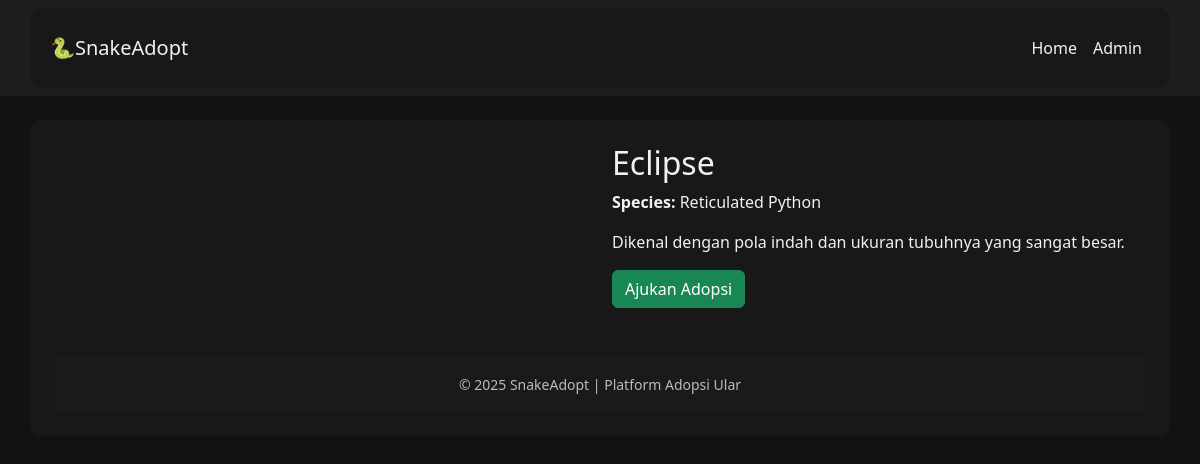
The app's page /snake-adopt/snake_detail.php?id=4 with its own data.
### tables this page shows
CREATE TABLE snakes (
  id INT AUTO_INCREMENT PRIMARY KEY,
  name VARCHAR(100) NOT NULL,
  species VARCHAR(50) NOT NULL,
  age VARCHAR(50),
  gender ENUM('Male','Female','Unknown') DEFAULT 'Unknown',
  description TEXT,
  photo VARCHAR(255),  
  status ENUM('Available','Adopted') DEFAULT 'Available',
  created_at TIMESTAMP DEFAULT CURRENT_TIMESTAMP
);

### snake-adopt/snake_detail.php (the view, shortened to what this page needs)
<?php
require 'config.php';
require 'header.php';
$id = (int)$_GET['id'];
$stmt = $pdo->prepare("SELECT * FROM snakes WHERE id = ?");
$stmt->execute([$id]);
$snake = $stmt->fetch();
?>
<div class="row">
  <div class="col-md-6">
  </div>
  <div class="col-md-6">
    <h2><?=htmlspecialchars($snake
  ['name'])?></h2>
    <p><strong>Species:</strong> <?=htmlspecialchars($snake
  ['species'])?></p>
    <p><?=nl2br(htmlspecialchars($snake
  ['description']))?></p>
<a href="apply.php?snake_id=<?=$snake['id']?>" class="btn btn-success">Ajukan Adopsi</a>
  </div>
</div>
<?php require 'footer.php'; ?>

### snake-adopt/header.php (style rules this page uses)
body { background-color: #121212; color: #f1f1f1; }
a { color: #90caf9; }

### records on screen
snakes: name "Eclipse", species "Reticulated Python", description "Dikenal dengan pola indah dan ukuran tubuhnya yang sangat besar."
